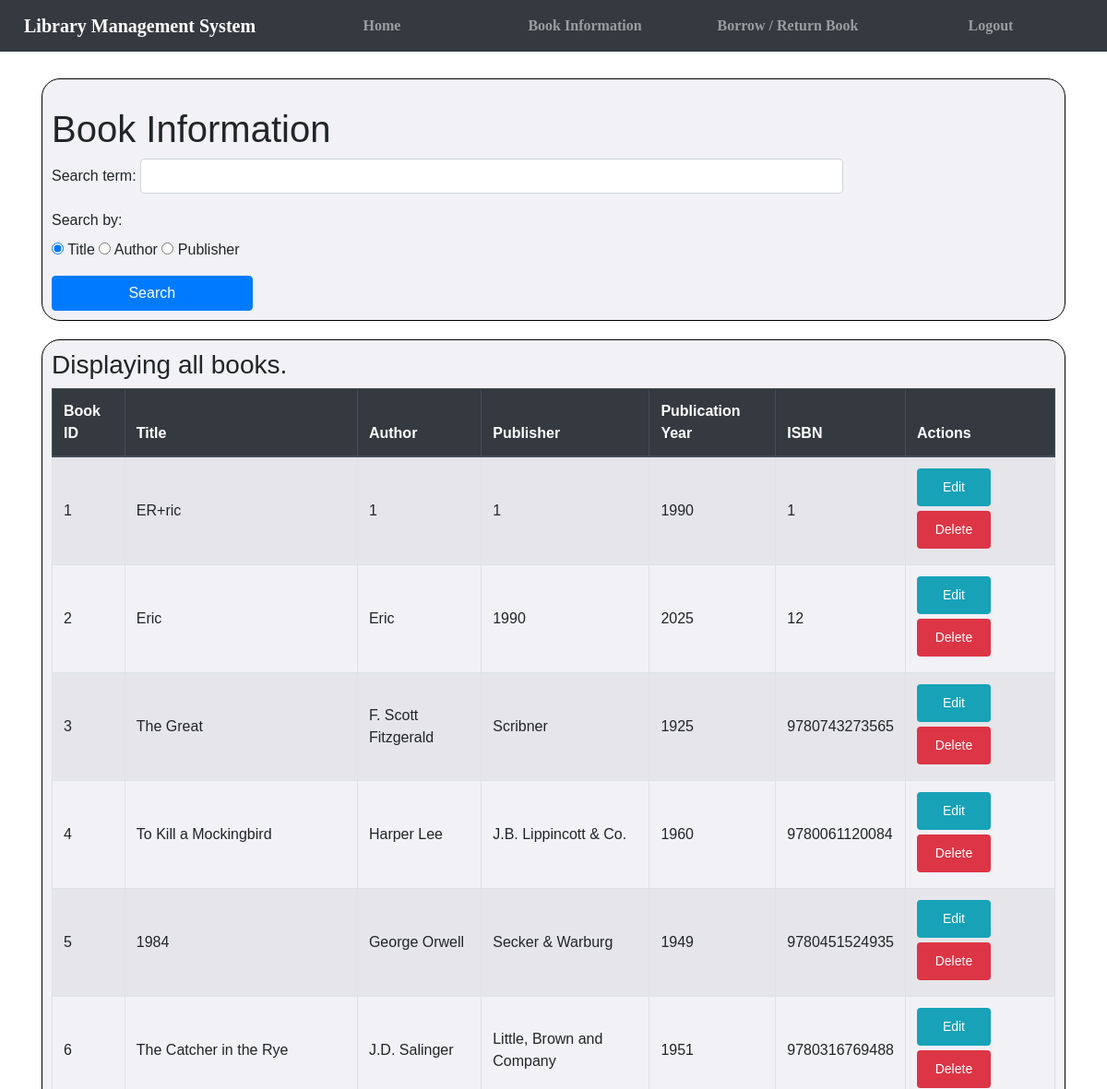
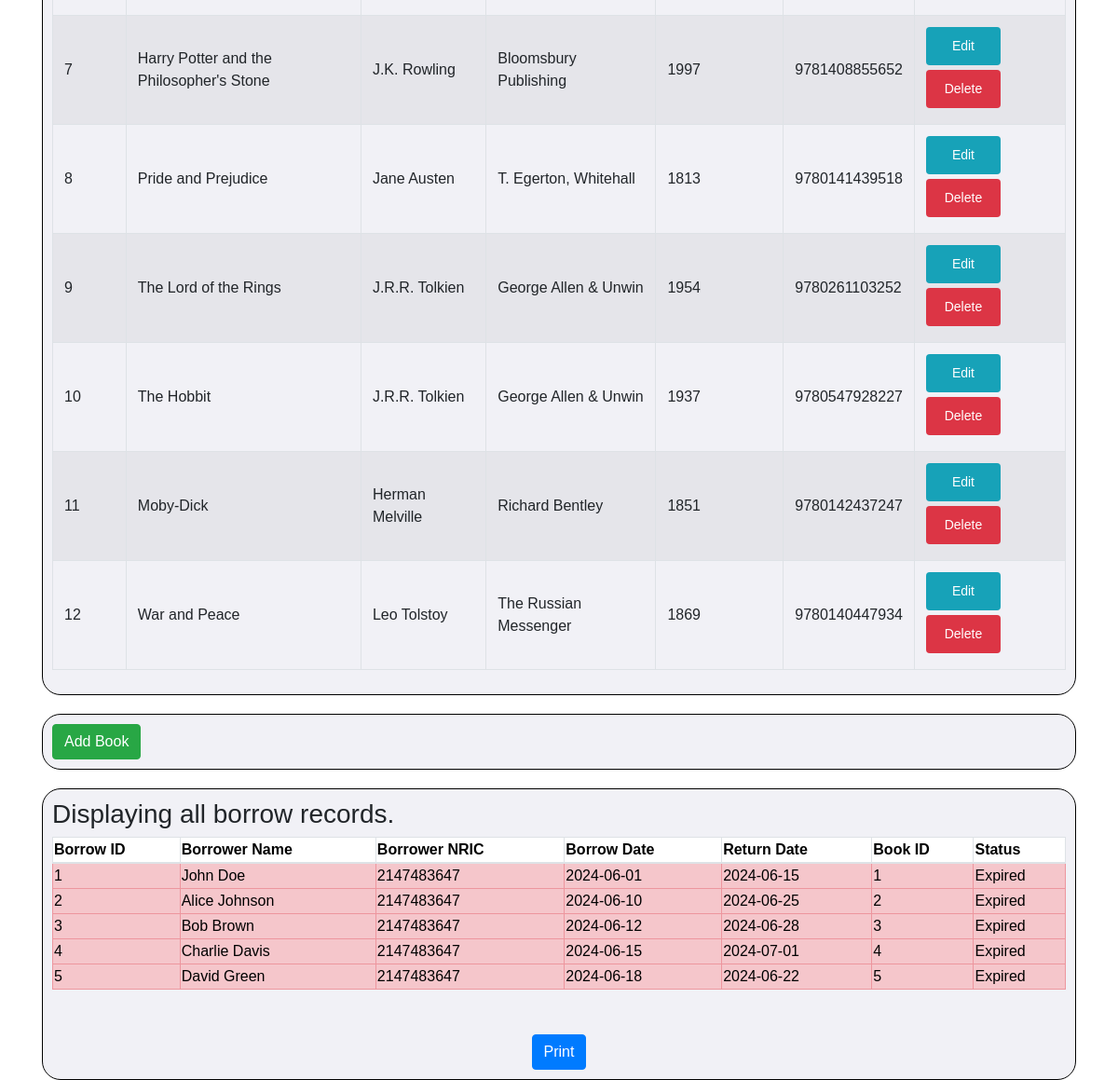
The page / (signed in) on the database its author committed (2 pictures, top to bottom).
### tables this page shows
CREATE TABLE `books` (
  `book_id` int(11) NOT NULL,
  `title` varchar(255) NOT NULL,
  `author` varchar(255) NOT NULL,
  `publisher` varchar(255) NOT NULL,
  `publication_year` int(4) NOT NULL,
  `isbn` varchar(255) NOT NULL,
  `available` tinyint(1) NOT NULL
);

CREATE TABLE `borrow` (
  `borrow_id` int(11) NOT NULL,
  `borrower_name` varchar(255) NOT NULL,
  `borrower_nric` int(12) NOT NULL,
  `borrow_date` date NOT NULL,
  `return_date` date NOT NULL,
  `book_id` int(11) DEFAULT NULL,
  `returned` tinyint(1) DEFAULT 0
);

### index.php (the view, shortened to what this page needs)
<?php
require 'dataconnection.php';
?>
<!DOCTYPE html>
<html lang="en">
<head>
    <link rel="stylesheet" href="https://stackpath.bootstrapcdn.com/bootstrap/4.3.1/css/bootstrap.min.css">
    <link rel="stylesheet" href="https://stackpath.bootstrapcdn.com/font-awesome/4.7.0/css/font-awesome.min.css">
    <link rel="stylesheet" href="style.css">
</head>
<body>
    <nav class="navbar navbar-expand-lg navbar-dark bg-dark fixed-top">
        <a class="navbar-brand" href="index.php">Library Management System</a>
        <div class="collapse navbar-collapse" id="navbarNav">
            <ul class="navbar-nav ml-auto">
                <li class="nav-item">
                    <a class="nav-link" href="index.php">Home</a>
                </li>
                <li class="nav-item">
                    <a class="nav-link" href="#bookInfo">Book Information</a>
                </li>
                <li class="nav-item">
                    <a class="nav-link" href="borrow.php">Borrow / Return Book</a>
                </li>
                <li class="nav-item">
                    <a class="nav-link" href="logout.php">Logout</a>
                </li>
            </ul>
        </div>
    </nav>
    <div class="container">
        <div id="divSearch" class="divSection">
            <form action="index.php" method="get">
                <div class="search">
                    <h1>Book Information</h1>
                    <div class="form-group">
                        <label for="search_term">Search term:</label>
                        <input type="text" class="form-control" id="search_term" name="search_term">
                    </div>
                    <div class="form-group">
                        <label>Search by:</label><br>
                        <input type="radio" name="search_type" value="title" checked> Title
                        <input type="radio" name="search_type" value="author"> Author
                        <input type="radio" name="search_type" value="publisher"> Publisher
                    </div>
                    <button type="submit" class="btn btn-primary">Search</button>
                </div>
            </form>
        </div>
        <div id="bookInfo">
            <div id="divResult" class="divSection">
                <?php
                function showTable($query, $header) {
                    global $connect;
                    $queryResult = mysqli_query($connect, $query);
                    if (!isset($_GET['editBookId'])) $editBookId = 0;
                    else $editBookId = $_GET['editBookId'];
                    echo "<div class='table-responsive'>";
                    echo "<h3>$header</h3>";
                    if ($queryResult && mysqli_num_rows($queryResult) > 0) {
                        echo "<table class='table table-bordered table-striped'>";
                        echo "<thead class='thead-dark'>";
                        echo "<tr>";
                        echo "<th>Book ID</th>";
                        echo "<th>Title</th>";
                        echo "<th>Author</th>";
                        echo "<th>Publisher</th>";
                        echo "<th>Publication Year</th>";
                        echo "<th>ISBN</th>";
                        echo "<th>Actions</th>";
                        echo "</tr>";
                        echo "</thead>";
                        echo "<tbody>";
                        while ($row = mysqli_fetch_assoc($queryResult)) {
                            $book_id = $row['book_id'];
                            echo "<tr>";
                            echo "<td>" . $book_id . "</td>";
                            echo "<td>" . $row['title'] . "</td>";
                            echo "<td>" . $row['author'] . "</td>";
                            echo "<td>" . $row['publisher'] . "</td>";
                            echo "<td>" . $row['publication_year'] . "</td>";
                            echo "<td>" . $row['isbn'] . "</td>";
                            echo "<td>";
                            echo "<button class='btn btn-info btn-edit' onclick='editBook($book_id)' " . ($editBookId == $book_id ? "disabled" : "") . ">Edit</button> ";
                            echo "
                            <form id='deleteForm' action='deleteBook.php' method='POST' style='display:inline;' onsubmit='return confirmDeletion()'>
                                <input type='hidden' name='book_id' value='$book_id'>
                                <button class='btn btn-danger btn-delete' type='submit'>Delete</button>
                            </form>";
                            echo "</td>";
                            echo "</tr>";
                        }
                        echo "</tbody>";
                        echo "</table>";
                    } else {
                        echo "<p>No results found.</p>";
                    }
                    echo "</div>";
                }
                if (isset($_GET["search_term"]) && isset($_GET["search_type"])) {
                    $searchTerm = $_GET["search_term"];
                    $searchType = $_GET["search_type"];
                    $headerString = ($searchTerm == "" ? "Displaying all books" : "Displaying all $searchType containing \"$searchTerm\":");
                    showTable("SELECT * FROM books WHERE $searchType LIKE '%$searchTerm%'", $headerString);
                } else {
                    showTable("SELECT * FROM books WHERE available=1", "Displaying all books.");
                }
                ?>
            </div>
        </div>
        <div id="divAction" class="divSection">
            <button class="btn btn-success" onclick="toggleAddBookForm()">Add Book</button>
        </div>
        <div id="borrowInfo">
            <div class="divSection">
                <?php
                function showBorrowTable($query, $header) {
                    global $connect;
                    $queryResult = mysqli_query($connect, $query);
                    $records = [];
                    if ($queryResult && mysqli_num_rows($queryResult) > 0) {
                        while ($row = mysqli_fetch_assoc($queryResult)) {
                            $returnDate = new DateTime($row['return_date']);
                            $currentDate = new DateTime();
                            $interval = $currentDate->diff($returnDate)->days;
                            if ($currentDate > $returnDate) {
                                $records[] = array_merge($row, ['status' => 'Expired']);
                            } elseif ($interval <= 3) {
                                $records[] = array_merge($row, ['status' => 'Urgent']);
                            } else {
                                $records[] = array_merge($row, ['status' => 'Normal']);
                            }
                        }
                    }
                    echo "<div class='borrow-table-responsive'>";
                    echo "<h3>$header</h3>";
                    if (count($records) > 0) {
                        echo "<table class='borrow-table table-bordered table-striped'>";
                        echo "<thead class='thead-dark'>";
                        echo "<tr>";
                        echo "<th>Borrow ID</th>";
                        echo "<th>Borrower Name</th>";
                        echo "<th>Borrower NRIC</th>";
                        echo "<th>Borrow Date</th>";
                        echo "<th>Return Date</th>";
                        echo "<th>Book ID</th>";
                        echo "<th>Status</th>";
                        echo "</tr>";
                        echo "</thead>";
                        echo "<tbody>";
                        foreach ($records as $row) {
                            $statusClass = '';
                            if ($row['status'] === 'Expired') {
                                $statusClass = 'table-danger';
                            } elseif ($row['status'] === 'Urgent') {
                                $statusClass = 'table-warning';
                            }
                            echo "<tr class='$statusClass'>";
                            echo "<td>" . $row['borrow_id'] . "</td>";
                            echo "<td>" . $row['borrower_name'] . "</td>";
                            echo "<td>" . $row['borrower_nric'] . "</td>";
                            echo "<td>" . $row['borrow_date'] . "</td>";
                            echo "<td>" . $row['return_date'] . "</td>";
                            echo "<td>" . $row['book_id'] . "</td>";
                            echo "<td>" . $row['status'] . "</td>";
                            echo "</tr>";
                        }
                        echo "</tbody>";
                        echo "</table>";
                    } else {
                        echo "<p>No records found.</p>";
                    }
                    echo "</div>";
                }
                showBorrowTable("SELECT * FROM borrow", "Displaying all borrow records.");
                ?>
                 <div class="text-center">
                 <button onclick="printDiv('borrowInfo')" class="btn btn-primary">Print</button>
                 </div>
            </div>
        </div>
    </div>
</body>
</html>

### style.css (style rules this page uses)
html, body { height: 100%; margin: 0; background-image: url("https://img.freepik.com/premium-photo/blurred-bookshelf-library-room-your-background-design_1484-1305.jpg"); background-size: cover; background-position: center; }
table { border-collapse: collapse; }
input[type=text] { width: 85%; }
.btn-edit, .btn-delete { width: 80px; padding: 10px; margin-bottom: 5px; font-size: 14px; }
.btn-edit { background-color: #17a2b8; color: white; border: none; }
.btn-delete { background-color: #dc3545; color: white; border: none; }
a { color: #CDCDCD; text-decoration: none; width: 220px; color: white; display: block; font-size: 16px; text-align: center; padding: 10px; border-radius: 10px; font-family: "Century Gothic"; font-weight: bold; }
.divSection { border: solid 1px black; border-radius: 20px; margin-left: 20px; margin-right: 5%; margin-bottom: 20px; padding: 10px; background-color: #f0f0f6e6; font-family: 'Trebuchet MS', 'Lucida Sans Unicode', 'Lucida Grande', 'Lucida Sans', Arial, sans-serif; }

### index.php (style rules this page uses)
body { padding-top: 65px; }
.search { margin-top: 20px; }
.search input[type="text"] { width: 70%; display: inline-block; }
.search button { width: 20%; display: inline-block; }
.container { margin-top: 20px; }
.divSection { margin: 20px 0; }
.table th, .table td { vertical-align: middle; }
.btn-edit, .btn-delete { width: 80px; padding: 10px; margin-bottom: 5px; font-size: 14px; }
.btn-edit { background-color: #17a2b8; color: white; border: none; }
.btn-delete { background-color: #dc3545; color: white; border: none; }
.borrow-table-responsive { overflow-x: auto; margin-bottom: 2rem; }
.borrow-table { width: 100%; margin-bottom: 1rem; background-color: white; color: black; }
.borrow-table .thead-dark th { color: black; background-color: white; border-color: #dee2e6; }
.table-danger { background-color: #f8d7da; }

### rows shown on the page
books: book_id "1", title "ER+ric", author "1", publisher "1", publication_year "1990", isbn "1"
books: book_id "2", title "Eric", author "Eric", publisher "1990", publication_year "2025", isbn "12"
books: book_id "3", title "The Great", author "F. Scott Fitzgerald", publisher "Scribner", publication_year "1925", isbn "9780743273565"
books: book_id "4", title "To Kill a Mockingbird", author "Harper Lee", publisher "J.B. Lippincott & Co.", publication_year "1960", isbn "9780061120084"
books: book_id "5", title "1984", author "George Orwell", publisher "Secker & Warburg", publication_year "1949", isbn "9780451524935"
books: book_id "6", title "The Catcher in the Rye", author "J.D. Salinger", publisher "Little, Brown and Company", publication_year "1951", isbn "9780316769488"
books: book_id "7", title "Harry Potter and the Philosopher's Stone", author "J.K. Rowling", publisher "Bloomsbury Publishing", publication_year "1997", isbn "9781408855652"
books: book_id "8", title "Pride and Prejudice", author "Jane Austen", publisher "T. Egerton, Whitehall", publication_year "1813", isbn "9780141439518"
books: book_id "9", title "The Lord of the Rings", author "J.R.R. Tolkien", publisher "George Allen & Unwin", publication_year "1954", isbn "9780261103252"
books: book_id "10", title "The Hobbit", author "J.R.R. Tolkien", publisher "George Allen & Unwin", publication_year "1937", isbn "9780547928227"
books: book_id "11", title "Moby-Dick", author "Herman Melville", publisher "Richard Bentley", publication_year "1851", isbn "9780142437247"
books: book_id "12", title "War and Peace", author "Leo Tolstoy", publisher "The Russian Messenger", publication_year "1869", isbn "9780140447934"
borrow: borrow_id "1", borrower_name "John Doe", borrower_nric "2147483647", borrow_date "2024-06-01", return_date "2024-06-15", book "1", status "Expired"
borrow: borrow_id "2", borrower_name "Alice Johnson", borrower_nric "2147483647", borrow_date "2024-06-10", return_date "2024-06-25", book "2", status "Expired"
borrow: borrow_id "3", borrower_name "Bob Brown", borrower_nric "2147483647", borrow_date "2024-06-12", return_date "2024-06-28", book "3", status "Expired"
borrow: borrow_id "4", borrower_name "Charlie Davis", borrower_nric "2147483647", borrow_date "2024-06-15", return_date "2024-07-01", book "4", status "Expired"
borrow: borrow_id "5", borrower_name "David Green", borrower_nric "2147483647", borrow_date "2024-06-18", return_date "2024-06-22", book "5", status "Expired"

### other values the page prints
$header "Displaying all books."
$header "Displaying all borrow records."
